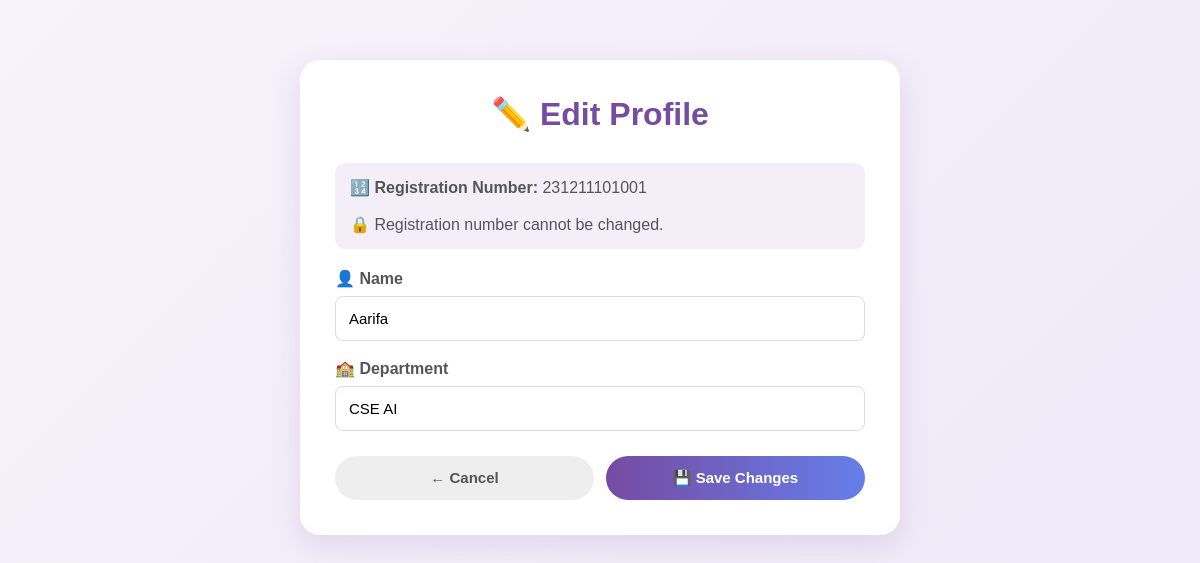
/edit-profile (signed in), run on the app's committed database.
### tables this page shows
CREATE TABLE students (
            id INTEGER PRIMARY KEY AUTOINCREMENT,
            registration_no TEXT UNIQUE,
            name TEXT NOT NULL,
            email TEXT UNIQUE NOT NULL,
            department TEXT
        );

### app.py (the view, shortened to what this page needs)
@app.route("/edit-profile", methods=["GET", "POST"])
def edit_profile():
    if "student_id" not in session:
        return redirect("/login")
    conn = get_db()
    student = conn.execute(
        "SELECT * FROM students WHERE id = ?",
        (session["student_id"],)
    ).fetchone()
    conn.close()
    return render_template(
        "edit_profile.html",
        student=student
    )

### app.py (called while the page is built)
def get_db():
    conn = sqlite3.connect(DATABASE)
    conn.row_factory = sqlite3.Row
    return conn

### templates/edit_profile.html (shortened to what this page needs)
<!DOCTYPE html>
<html lang="en">
<head>
</head>
<body>
    <div class="container">
        <div class="card">
            <h1>
                ✏️ Edit Profile
            </h1>
            <div class="info">
                🔢 <strong>Registration Number:</strong>
                {{ student['registration_no'] }}
                <br><br>
                🔒 Registration number cannot be changed.
            </div>
            <form method="POST">
                <label>
                    👤 Name
                </label>
                <input
                    type="text"
                    name="name"
                    value="{{ student['name'] }}"
                    required
                >
                <label>
                    🏫 Department
                </label>
                <input
                    type="text"
                    name="department"
                    value="{{ student['department'] }}"
                    required
                >
                <div class="buttons">
                    <a
                        href="{{ url_for('profile') }}"
                        class="back"
                    >
                        ← Cancel
                    </a>
                    <button type="submit">
                        💾 Save Changes
                    </button>
                </div>
            </form>
        </div>
    </div>
</body>
</html>

### templates/edit_profile.html (style rules this page uses)
* { box-sizing: border-box; margin: 0; padding: 0; font-family: Arial, sans-serif; }
body { min-height: 100vh; background: linear-gradient(135deg, #f7f2fb, #eee8f7); }
.container { width: 90%; max-width: 600px; margin: 60px auto; }
.card { background: white; padding: 35px; border-radius: 20px; box-shadow: 0 10px 30px rgba(118,75,162,0.15); }
h1 { text-align: center; color: #764ba2; margin-bottom: 30px; }
.info { background: #f4eef9; padding: 15px; border-radius: 10px; margin-bottom: 20px; color: #555; }
label { display: block; margin-top: 18px; margin-bottom: 8px; font-weight: bold; color: #555; }
input { width: 100%; padding: 13px; border: 1px solid #ddd; border-radius: 8px; font-size: 15px; }
.buttons { display: flex; gap: 12px; margin-top: 25px; }
button, .back { flex: 1; padding: 13px; border: none; border-radius: 25px; font-size: 15px; font-weight: bold; text-align: center; text-decoration: none; cursor: pointer; }
button { background: linear-gradient(90deg, #764ba2, #667eea); color: white; }
.back { background: #eee; color: #555; }

### data on the page
students: registration_no "231211101001", name "Aarifa", department "CSE AI"
